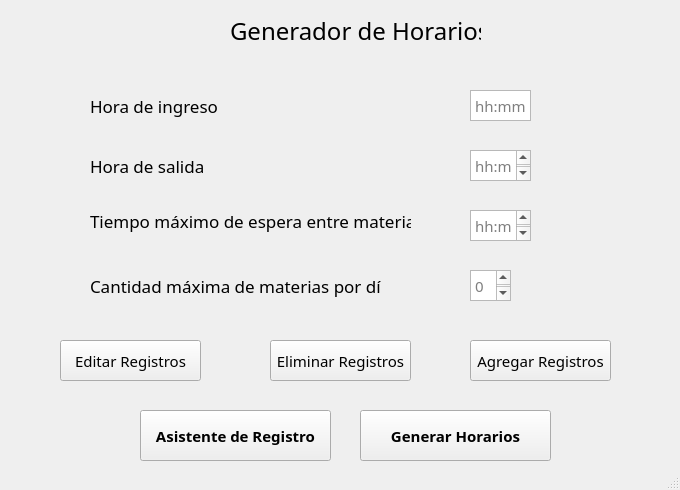
<?xml version="1.0" encoding="UTF-8"?>
<ui version="4.0">
 <class>MainWindow</class>
 <widget class="QMainWindow" name="MainWindow">
  <property name="enabled">
   <bool>true</bool>
  </property>
  <property name="geometry">
   <rect>
    <x>0</x>
    <y>0</y>
    <width>680</width>
    <height>490</height>
   </rect>
  </property>
  <property name="minimumSize">
   <size>
    <width>680</width>
    <height>490</height>
   </size>
  </property>
  <property name="maximumSize">
   <size>
    <width>680</width>
    <height>490</height>
   </size>
  </property>
  <property name="font">
   <font>
    <family>Segoe MDL2 Assets</family>
    <pointsize>13</pointsize>
   </font>
  </property>
  <property name="windowTitle">
   <string>GenHora - By David Yánez</string>
  </property>
  <property name="windowOpacity">
   <double>1.000000000000000</double>
  </property>
  <property name="iconSize">
   <size>
    <width>4</width>
    <height>24</height>
   </size>
  </property>
  <widget class="QWidget" name="centralwidget">
   <widget class="QLabel" name="label">
    <property name="geometry">
     <rect>
      <x>230</x>
      <y>10</y>
      <width>251</width>
      <height>41</height>
     </rect>
    </property>
    <property name="font">
     <font>
      <family>Segoe MDL2 Assets</family>
      <pointsize>18</pointsize>
      <weight>50</weight>
      <bold>false</bold>
     </font>
    </property>
    <property name="text">
     <string>Generador de Horarios</string>
    </property>
   </widget>
   <widget class="QPushButton" name="Bot_EditReg">
    <property name="geometry">
     <rect>
      <x>60</x>
      <y>340</y>
      <width>141</width>
      <height>41</height>
     </rect>
    </property>
    <property name="font">
     <font>
      <pointsize>11</pointsize>
     </font>
    </property>
    <property name="cursor">
     <cursorShape>PointingHandCursor</cursorShape>
    </property>
    <property name="text">
     <string>Editar Registros</string>
    </property>
   </widget>
   <widget class="QPushButton" name="Bot_ElimReg">
    <property name="geometry">
     <rect>
      <x>270</x>
      <y>340</y>
      <width>141</width>
      <height>41</height>
     </rect>
    </property>
    <property name="font">
     <font>
      <pointsize>11</pointsize>
     </font>
    </property>
    <property name="cursor">
     <cursorShape>PointingHandCursor</cursorShape>
    </property>
    <property name="contextMenuPolicy">
     <enum>Qt::DefaultContextMenu</enum>
    </property>
    <property name="text">
     <string>Eliminar Registros</string>
    </property>
    <property name="autoRepeatDelay">
     <number>299</number>
    </property>
    <property name="flat">
     <bool>false</bool>
    </property>
   </widget>
   <widget class="QPushButton" name="Bot_AsisReg">
    <property name="geometry">
     <rect>
      <x>140</x>
      <y>410</y>
      <width>191</width>
      <height>51</height>
     </rect>
    </property>
    <property name="font">
     <font>
      <pointsize>11</pointsize>
      <weight>75</weight>
      <bold>true</bold>
     </font>
    </property>
    <property name="cursor">
     <cursorShape>PointingHandCursor</cursorShape>
    </property>
    <property name="text">
     <string>Asistente de Registro</string>
    </property>
   </widget>
   <widget class="QPushButton" name="Bot_GenHor">
    <property name="geometry">
     <rect>
      <x>360</x>
      <y>410</y>
      <width>191</width>
      <height>51</height>
     </rect>
    </property>
    <property name="font">
     <font>
      <pointsize>11</pointsize>
      <weight>75</weight>
      <bold>true</bold>
     </font>
    </property>
    <property name="cursor">
     <cursorShape>PointingHandCursor</cursorShape>
    </property>
    <property name="text">
     <string>Generar Horarios</string>
    </property>
   </widget>
   <widget class="QPushButton" name="Bot_AgrReg">
    <property name="geometry">
     <rect>
      <x>470</x>
      <y>340</y>
      <width>141</width>
      <height>41</height>
     </rect>
    </property>
    <property name="font">
     <font>
      <pointsize>11</pointsize>
     </font>
    </property>
    <property name="cursor">
     <cursorShape>PointingHandCursor</cursorShape>
    </property>
    <property name="focusPolicy">
     <enum>Qt::StrongFocus</enum>
    </property>
    <property name="text">
     <string>Agregar Registros</string>
    </property>
   </widget>
   <widget class="QTextEdit" name="Text_Hing">
    <property name="geometry">
     <rect>
      <x>470</x>
      <y>90</y>
      <width>61</width>
      <height>31</height>
     </rect>
    </property>
    <property name="font">
     <font>
      <pointsize>11</pointsize>
     </font>
    </property>
    <property name="cursor" stdset="0">
     <cursorShape>IBeamCursor</cursorShape>
    </property>
    <property name="contextMenuPolicy">
     <enum>Qt::DefaultContextMenu</enum>
    </property>
    <property name="verticalScrollBarPolicy">
     <enum>Qt::ScrollBarAlwaysOff</enum>
    </property>
    <property name="horizontalScrollBarPolicy">
     <enum>Qt::ScrollBarAlwaysOff</enum>
    </property>
    <property name="autoFormatting">
     <set>QTextEdit::AutoNone</set>
    </property>
    <property name="lineWrapMode">
     <enum>QTextEdit::WidgetWidth</enum>
    </property>
    <property name="lineWrapColumnOrWidth">
     <number>1</number>
    </property>
    <property name="readOnly">
     <bool>false</bool>
    </property>
    <property name="tabStopWidth">
     <number>2</number>
    </property>
    <property name="placeholderText">
     <string>hh:mm</string>
    </property>
   </widget>
   <widget class="QTextEdit" name="Text_Hsal">
    <property name="geometry">
     <rect>
      <x>470</x>
      <y>150</y>
      <width>61</width>
      <height>31</height>
     </rect>
    </property>
    <property name="font">
     <font>
      <pointsize>11</pointsize>
     </font>
    </property>
    <property name="cursor" stdset="0">
     <cursorShape>IBeamCursor</cursorShape>
    </property>
    <property name="placeholderText">
     <string>hh:mm</string>
    </property>
   </widget>
   <widget class="QTextEdit" name="Text_TMax">
    <property name="geometry">
     <rect>
      <x>470</x>
      <y>210</y>
      <width>61</width>
      <height>31</height>
     </rect>
    </property>
    <property name="font">
     <font>
      <pointsize>11</pointsize>
     </font>
    </property>
    <property name="cursor" stdset="0">
     <cursorShape>IBeamCursor</cursorShape>
    </property>
    <property name="placeholderText">
     <string>hh:mm</string>
    </property>
   </widget>
   <widget class="QTextEdit" name="Text_MMax">
    <property name="geometry">
     <rect>
      <x>470</x>
      <y>270</y>
      <width>41</width>
      <height>31</height>
     </rect>
    </property>
    <property name="minimumSize">
     <size>
      <width>0</width>
      <height>31</height>
     </size>
    </property>
    <property name="maximumSize">
     <size>
      <width>151</width>
      <height>31</height>
     </size>
    </property>
    <property name="font">
     <font>
      <pointsize>11</pointsize>
     </font>
    </property>
    <property name="cursor" stdset="0">
     <cursorShape>IBeamCursor</cursorShape>
    </property>
    <property name="inputMethodHints">
     <set>Qt::ImhDigitsOnly</set>
    </property>
    <property name="autoFormatting">
     <set>QTextEdit::AutoNone</set>
    </property>
    <property name="placeholderText">
     <string>0</string>
    </property>
   </widget>
   <widget class="QLabel" name="label_2">
    <property name="geometry">
     <rect>
      <x>90</x>
      <y>90</y>
      <width>291</width>
      <height>31</height>
     </rect>
    </property>
    <property name="text">
     <string>Hora de ingreso </string>
    </property>
   </widget>
   <widget class="QLabel" name="label_3">
    <property name="geometry">
     <rect>
      <x>90</x>
      <y>150</y>
      <width>291</width>
      <height>31</height>
     </rect>
    </property>
    <property name="text">
     <string>Hora de salida</string>
    </property>
   </widget>
   <widget class="QLabel" name="label_4">
    <property name="geometry">
     <rect>
      <x>90</x>
      <y>200</y>
      <width>321</width>
      <height>41</height>
     </rect>
    </property>
    <property name="text">
     <string>Tiempo máximo de espera entre materias</string>
    </property>
   </widget>
   <widget class="QLabel" name="label_5">
    <property name="geometry">
     <rect>
      <x>90</x>
      <y>270</y>
      <width>291</width>
      <height>31</height>
     </rect>
    </property>
    <property name="text">
     <string>Cantidad máxima de materias por día</string>
    </property>
   </widget>
  </widget>
  <widget class="QStatusBar" name="statusbar"/>
  <widget class="QMenuBar" name="menuBar">
   <property name="geometry">
    <rect>
     <x>0</x>
     <y>0</y>
     <width>680</width>
     <height>21</height>
    </rect>
   </property>
  </widget>
 </widget>
 <resources/>
 <connections/>
</ui>
